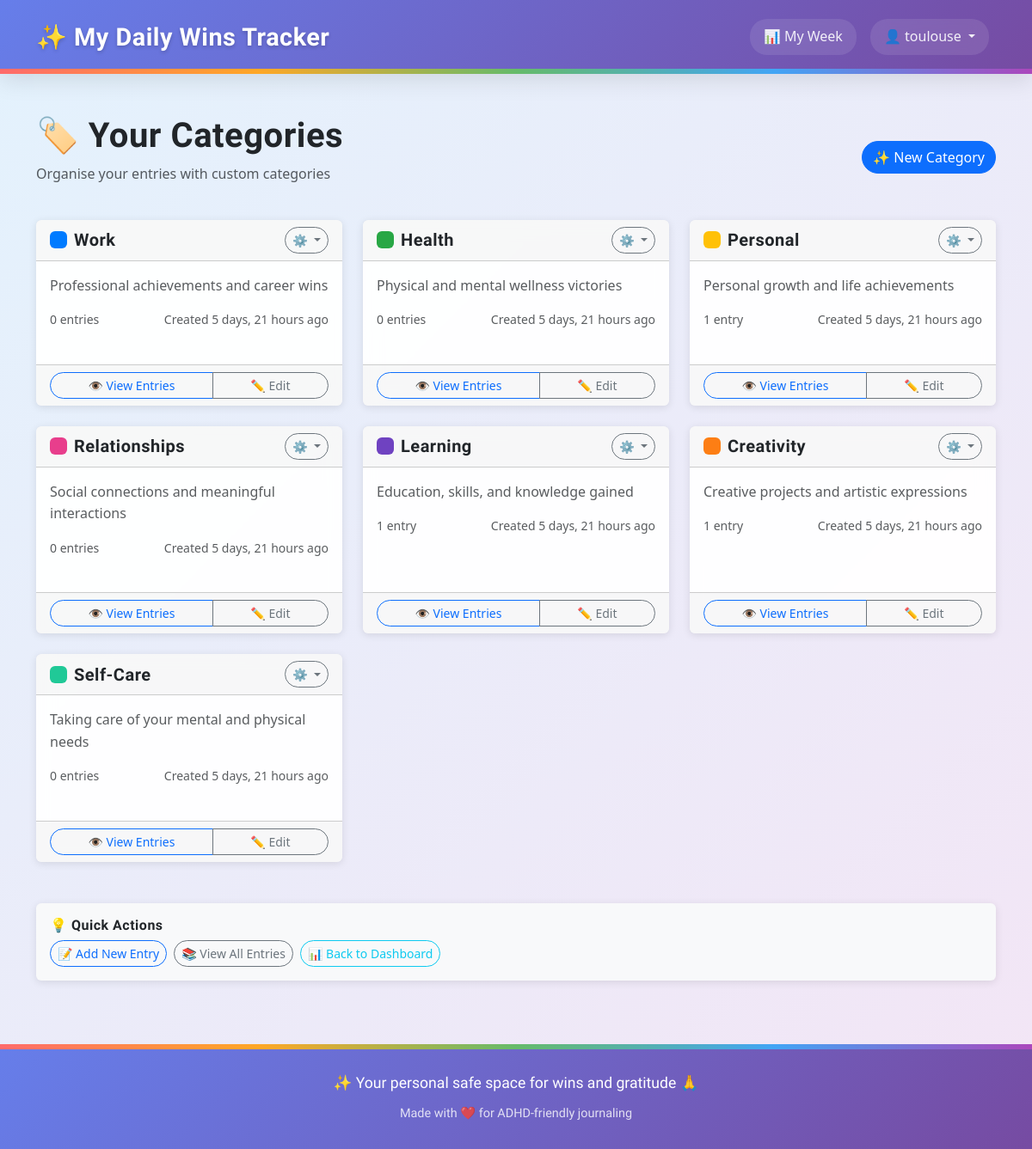
Screenshot of /categories/ (signed in) with the database file from the repository.
### tracker/models.py (models this page shows, shortened)
class Category(models.Model):
    user = models.ForeignKey(User, on_delete=models.CASCADE, related_name='categories')
    name = models.CharField(max_length=100)
    color = models.CharField(
        max_length=7,
        default='#007bff',  # Bootstrap blue
        validators=[
            RegexValidator(
                regex='^#[0-9A-Fa-f]{6}$',
                message='Color must be a valid hex code (e.g., #007bff)'
            )
        ]
    )
    description = models.TextField(blank=True)  # Optional notes
    date_created = models.DateTimeField(auto_now_add=True)
    class Meta:
        verbose_name_plural = "Categories"
        ordering = ['name']
        constraints = [
            UniqueConstraint(
                Lower('name'), 'user',
                name='unique_category_name_per_user',
                violation_error_message='You already have a category with this name (case-insensitive).'
            )
        ]
        indexes = [
            models.Index(fields=['user', 'name']),
            Index(Lower('name'), name='idx_category_lower_name'),  # Functional index for case-insensitive lookups
        ]

### tracker/views.py (the view)
# urls.py: path("categories/", views.category_list, name="category_list"),
@login_required
def category_list(request):
    categories = Category.objects.filter(user=request.user)
    categories = categories.annotate(
        entry_count=Count('entries', filter=Q(entries__user=request.user))
    )
    return render(request, 'tracker/category_list.html', {'categories': categories})

### templates/tracker/category_list.html (shortened to what this page needs)
{% extends "base.html" %}
{% block content %}
<div class="row">
    <div class="col-md-12">
        <div class="d-flex justify-content-between align-items-center mb-4">
            <div>
                <h1>🏷️ Your Categories</h1>
                <p class="text-muted">Organise your entries with custom categories</p>
            </div>
            <div>
                <a href="{% url 'category_create' %}" class="btn btn-primary">
                    ✨ New Category
                </a>
            </div>
        </div>
    </div>
</div>
<div class="row">
    <div class="col-md-12">
        {% if categories %}
            <div class="row">
                {% for category in categories %}
                    <div class="col-md-6 col-lg-4 mb-4">
                        <div class="card h-100">
                            <div class="card-header d-flex justify-content-between align-items-center">
                                <div class="d-flex align-items-center">
                                    <span class="badge me-2" style="background-color: {{ category.color }}; width: 20px; height: 20px;">&nbsp;</span>
                                    <h5 class="mb-0">{{ category.name }}</h5>
                                </div>
                                <div class="dropdown">
                                    <button class="btn btn-sm btn-outline-secondary dropdown-toggle" type="button"
                                            data-bs-toggle="dropdown" aria-expanded="false">
                                        ⚙️
                                    </button>
                                </div>
                            </div>
                            <div class="card-body">
                                {% if category.description %}
                                    <p class="card-text text-muted">{{ category.description }}</p>
                                {% else %}
                                    <p class="card-text text-muted fst-italic">No description</p>
                                {% endif %}
                                <div class="d-flex justify-content-between align-items-center">
                                    <small class="text-muted">
                                        {{ category.entry_count }} entr{{ category.entry_count|pluralize:"y,ies" }}
                                    </small>
                                    <small class="text-muted">
                                        Created {{ category.date_created|timesince }} ago
                                    </small>
                                </div>
                            </div>
                            <div class="card-footer">
                                <div class="btn-group w-100" role="group">
                                    <a href="{% url 'entry_list' %}?category={{ category.pk }}"
                                       class="btn btn-outline-primary btn-sm">
                                        👁️ View Entries
                                    </a>
                                    <a href="{% url 'category_edit' category.pk %}"
                                       class="btn btn-outline-secondary btn-sm">
                                        ✏️ Edit
                                    </a>
                                </div>
                            </div>
                        </div>
                    </div>
                {% endfor %}
            </div>
        {% endif %}
    </div>
</div>
<div class="row mt-4">
    <div class="col-md-12">
        <div class="card bg-light">
            <div class="card-body">
                <h6 class="card-title">💡 Quick Actions</h6>
                <div class="d-grid gap-2 d-md-flex">
                    <a href="{% url 'entry_create' %}" class="btn btn-outline-primary btn-sm">
                        📝 Add New Entry
                    </a>
                    <a href="{% url 'entry_list' %}" class="btn btn-outline-secondary btn-sm">
                        📚 View All Entries
                    </a>
                    <a href="{% url 'dashboard' %}" class="btn btn-outline-info btn-sm">
                        📊 Back to Dashboard
                    </a>
                </div>
            </div>
        </div>
    </div>
</div>
{% endblock %}

### templates/base.html (shortened to what this page needs)
{% load static %}
{% load widget_tweaks %}
<!doctype html>
<html lang="en">
<head>
    <link href="https://cdn.jsdelivr.net/npm/bootstrap@5.3.0/dist/css/bootstrap.min.css" rel="stylesheet">
    <link rel="stylesheet" href="https://cdnjs.cloudflare.com/ajax/libs/font-awesome/6.0.0/css/all.min.css">
    <link rel="stylesheet" href="{% static 'css/base.css' %}">
</head>
<body class="{% if request.resolver_match.url_name == 'home' %}homepage{% else %}app-page{% endif %}">
    <nav class="navbar navbar-expand-lg navbar-dark custom-navbar">
        <div class="container">
            <a class="navbar-brand d-flex align-items-center" href="{% url 'home' %}">
                ✨ My Daily Wins Tracker
            </a>
            <div class="collapse navbar-collapse" id="navbarNav">
                <ul class="navbar-nav ms-auto">
                    {% if user.is_authenticated %}
                        <li class="nav-item">
                            <a class="nav-link" href="{% url 'weekly_dashboard' %}">
                                📊 My Week
                            </a>
                        </li>
                        <li class="nav-item dropdown">
                            <a class="nav-link dropdown-toggle" href="#" id="navbarDropdown" role="button" data-bs-toggle="dropdown">
                                👤 {{ user.username }}
                            </a>
                        </li>
                    {% endif %}
                </ul>
            </div>
        </div>
    </nav>
    <div class="container mt-5 flex-grow-1">
        {% block content %}{% endblock %}
    </div>
    <footer>
        <div class="rainbow-border"></div>
        <div class="container">
            <p class="main">✨ Your personal safe space for wins and gratitude 🙏</p>
            <p class="sub">Made with ❤️ for ADHD-friendly journaling</p>
        </div>
    </footer>
</body>
</html>

### static/css/base.css (style rules this page uses)
body { font-family: 'Segoe UI', Tahoma, Geneva, Verdana, sans-serif; line-height: 1.6; min-height: 100vh; display: flex; flex-direction: column; margin: 0; padding: 0; }
body.app-page { background: linear-gradient(135deg, #e3f2fd 0%, #f3e5f5 25%, #e8f5e8 50%, #fff3e0 75%, #e3f2fd 100%); background-size: 400% 400%; animation: gradientShift 25s ease infinite; }
.card { background: rgba(255, 255, 255, 0.95); backdrop-filter: blur(10px); border: 1px solid rgba(255, 255, 255, 0.2); box-shadow: 0 8px 32px rgba(0, 0, 0, 0.15); }
h1, h2, h3, h4, h5, h6, .h1, .h2, .h3, .h4, .h5, .h6 { font-family: 'Comfortaa', cursive; font-weight: 600; letter-spacing: 0.5px; }
.navbar-brand { font-weight: bold; font-size: 1.5rem; }
.card { border: none; box-shadow: 0 2px 10px rgba(0,0,0,0.1); margin-bottom: 1.5rem; }
.btn { border-radius: 25px; font-weight: 500; }
.custom-navbar { background: linear-gradient(135deg, #667eea 0%, #764ba2 100%) !important; box-shadow: 0 8px 25px rgba(0,0,0,0.1); margin-bottom: 0; padding: 15px 0; position: relative; }
.custom-navbar::after { content: ''; position: absolute; bottom: 0; left: 0; right: 0; height: 6px; background: linear-gradient(90deg, #ff6b6b, #ffa726, #66bb6a, #42a5f5, #ab47bc); }
.navbar-brand { font-family: 'Comfortaa', cursive; font-weight: 700; font-size: 1.8rem; color: white !important; text-shadow: 0 2px 4px rgba(0,0,0,0.2); transition: all 0.3s ease; letter-spacing: 0.5px; }
.navbar-nav .nav-link { color: rgba(255,255,255,0.9) !important; font-weight: 500; margin: 0 8px; padding: 8px 16px !important; border-radius: 20px; transition: all 0.3s ease; background: rgba(255,255,255,0.1); backdrop-filter: blur(10px); }
footer { background: linear-gradient(135deg, #667eea 0%, #764ba2 100%); color: white; text-align: center; padding: 30px 0; margin-top: 50px; position: relative; border-top: 1px solid rgba(255, 255, 255, 0.1); }
footer .rainbow-border { position: absolute; top: -1px; left: 0; right: 0; height: 6px; background: linear-gradient(90deg, #ff6b6b, #ffa726, #66bb6a, #42a5f5, #ab47bc); }
footer p { font-family: 'Comfortaa', cursive; }
footer p.main { margin: 0; font-size: 1.1rem; font-weight: 500; }
footer p.sub { margin: 10px 0 0 0; opacity: 0.8; font-size: 0.9rem; }

### rows the page displays
Category: name "Work", description "Professional achievements and career wins", entry_count "0", date_created "5 days, 21 hours"
Category: name "Health", description "Physical and mental wellness victories", entry_count "0", date_created "5 days, 21 hours"
Category: name "Personal", description "Personal growth and life achievements", entry_count "1", date_created "5 days, 21 hours"
Category: name "Relationships", description "Social connections and meaningful interactions", entry_count "0", date_created "5 days, 21 hours"
Category: name "Learning", description "Education, skills, and knowledge gained", entry_count "1", date_created "5 days, 21 hours"
Category: name "Creativity", description "Creative projects and artistic expressions", entry_count "1", date_created "5 days, 21 hours"
Category: name "Self-Care", description "Taking care of your mental and physical needs", entry_count "0", date_created "5 days, 21 hours"

### other values shown
{{ user.username }} "toulouse"
